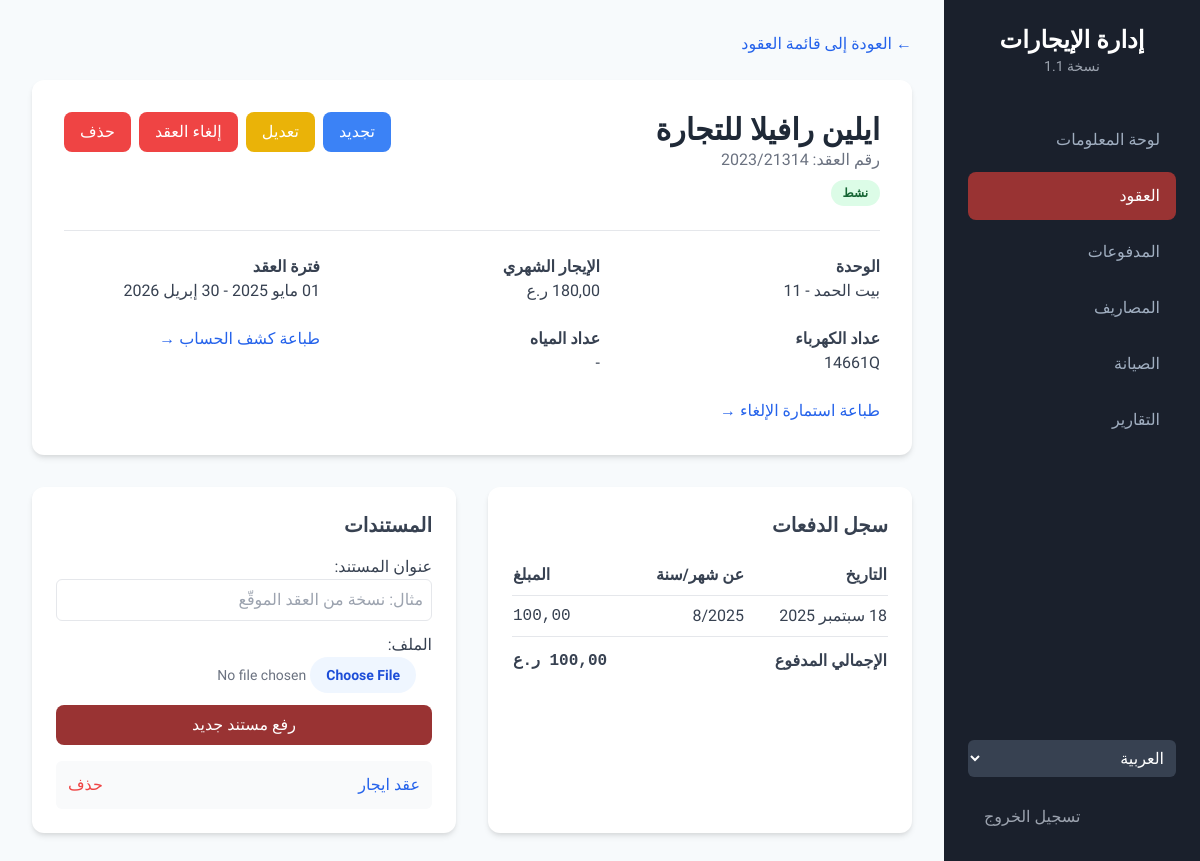
The app's page /dashboard/lease/1/ (signed in), older data.
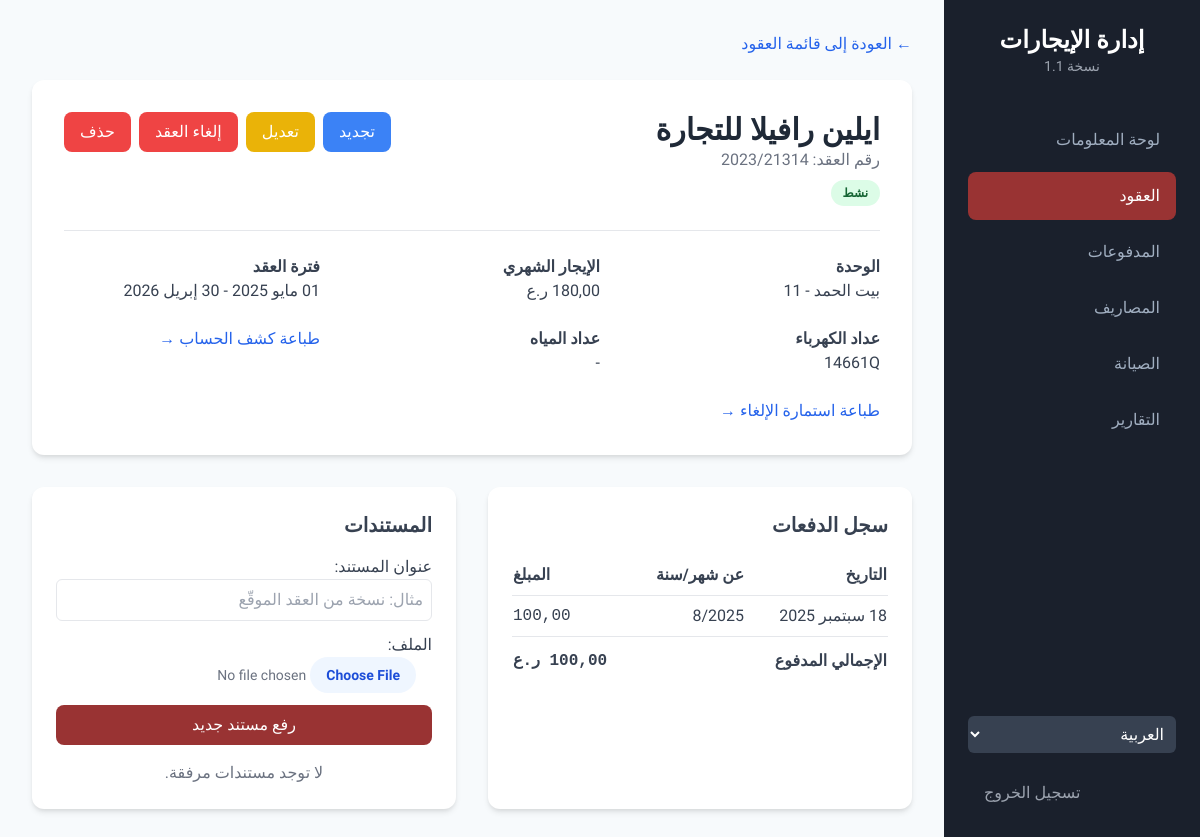
The same page, newer data.
### dashboard/models.py (models this page shows, shortened)
class Payment(models.Model):
    lease = models.ForeignKey(Lease, on_delete=models.CASCADE, related_name='payments', verbose_name=_("العقد"))
    payment_date = models.DateField(_("تاريخ الدفع"))
    amount = models.DecimalField(_("المبلغ المدفوع"), max_digits=10, decimal_places=2)
    payment_for_month = models.IntegerField(_("دفعة عن شهر"), choices=[(i, _(str(i))) for i in range(1, 13)])
    payment_for_year = models.IntegerField(_("دفعة عن سنة"), default=timezone.now().year)
    notes = models.TextField(_("ملاحظات"), blank=True, null=True)
    class Meta:
        verbose_name = _("دفعة")
        verbose_name_plural = _("الدفعات")
        ordering = ['-payment_date']
        unique_together = ('lease', 'payment_for_month', 'payment_for_year')

class Document(models.Model):
    lease = models.ForeignKey(Lease, on_delete=models.CASCADE, related_name='documents', verbose_name=_("العقد"))
    title = models.CharField(_("عنوان المستند"), max_length=200)
    file = models.FileField(_("الملف"), upload_to='lease_documents/')
    uploaded_at = models.DateTimeField(_("تاريخ الرفع"), auto_now_add=True)
    class Meta:
        verbose_name = _("مستند")
        verbose_name_plural = _("المستندات")
        ordering = ['-uploaded_at']

### dashboard/views.py (the view)
# urls.py: path('lease/<int:pk>/', LeaseDetailView.as_view(), name='lease_detail'),
class LeaseDetailView(StaffRequiredMixin, DetailView):
    model = Lease
    template_name = 'dashboard/lease_detail.html'
    context_object_name = 'lease'
    def get_context_data(self, **kwargs):
        context = super().get_context_data(**kwargs)
        context['document_form'] = DocumentForm()
        context['paymnt_summary'] = self.object.get_payment_summary()
        context['total_paid'] = self.object.payments.aggregate(total=Sum('amount'))['total'] or 0
        context['payments'] = self.object.payments.all()
        return context

### dashboard/forms.py
class DocumentForm(forms.ModelForm):
    class Meta:
        model = Document
        fields = ['title', 'file']
    def __init__(self, *args, **kwargs):
        super().__init__(*args, **kwargs)
        self.fields['title'].widget.attrs.update({'class': 'w-full p-2 border rounded-md', 'placeholder': _('مثال: نسخة من العقد الموقّع')})
        self.fields['file'].widget.attrs.update({'class': 'w-full text-sm text-gray-500 file:mr-4 file:py-2 file:px-4 file:rounded-full file:border-0 file:text-sm file:font-semibold file:bg-blue-50 file:text-blue-700 hover:file:bg-blue-100'})

### dashboard/models.py (called while the page is built)
    def __str__(self):
        return f"{self.building.name} - {self.unit_number}"

    def get_status_color(self):
        if self.status == 'active': return 'active'
        if self.status == 'expiring_soon': return 'expiring'
        if self.status == 'expired': return 'expired'
        return 'cancelled'

### dashboard/views.py (called while the page is built)
    def test_func(self):
        return self.request.user.is_staff

### dashboard/templates/dashboard/lease_detail.html (shortened to what the changed rows need)
{% extends 'dashboard/base.html' %}
{% load i18n %}
{% block content %}
<div class="card p-8 mb-8">
    <div class="flex justify-between items-start">
        <div>
            <h2 class="text-3xl font-bold text-gray-800">{{ lease.tenant.name }}</h2>
        </div>
    </div>
</div>
<div class="grid grid-cols-1 lg:grid-cols-2 gap-8">
    <div class="card p-6">
        <table class="w-full">
            <thead><tr class="border-b"><th class="text-start py-2">{% trans "التاريخ" %}</th><th class="text-start py-2">{% trans "عن شهر/سنة" %}</th><th class="text-end py-2">{% trans "المبلغ" %}</th></tr></thead>
            <tbody>
                {% for payment in payments %}
                <tr class="border-b"><td class="py-2">{{ payment.payment_date|date:"d M Y" }}</td><td class="py-2">{{ payment.payment_for_month }}/{{ payment.payment_for_year }}</td><td class="py-2 text-end font-mono">{{ payment.amount|floatformat:2 }}</td></tr>
                {% empty %}
                <tr><td colspan="3" class="py-4 text-center text-gray-500">{% trans "لا توجد دفعات مسجلة." %}</td></tr>
                {% endfor %}
            </tbody>
        </table>
    </div>
    <div class="card p-6">
        <ul class="space-y-2">
            {% for doc in lease.documents.all %}
            <li class="flex justify-between items-center bg-gray-50 p-3 rounded-md">
                <a href="{{ doc.file.url }}" target="_blank" class="text-blue-600 hover:underline">{{ doc.title }}</a>
                <a href="{% url 'document_delete' doc.pk %}" class="text-red-500 hover:text-red-700">{% trans "حذف" %}</a>
            </li>
            {% empty %}
            <li class="text-center text-gray-500">{% trans "لا توجد مستندات مرفقة." %}</li>
            {% endfor %}
        </ul>
    </div>
</div>
{% endblock %}

Row changes from the older to the newer data that the page shows:
removed Document: title "عقد ايجار"
Text that changed along with them:
text now shown: "لا توجد مستندات مرفقة."
